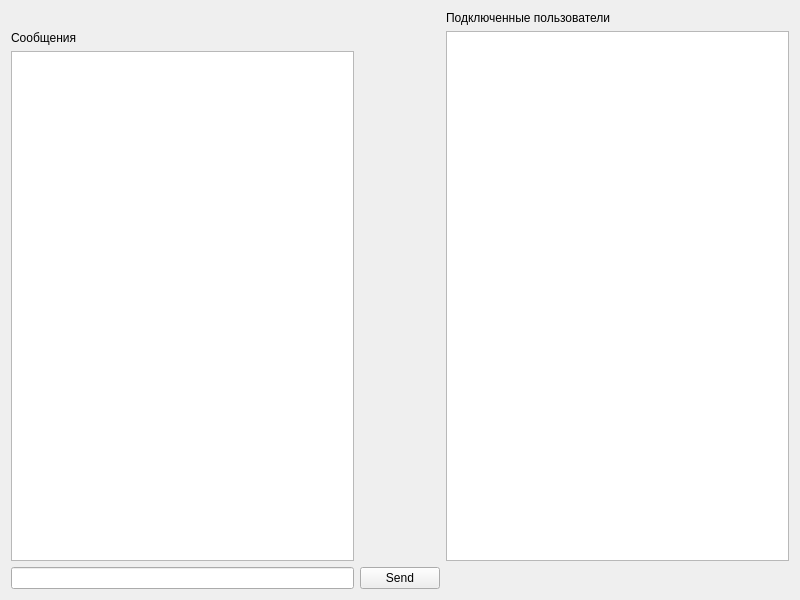
<?xml version="1.0" encoding="UTF-8"?>
<ui version="4.0">
 <class>Widget</class>
 <widget class="QWidget" name="Widget">
  <property name="geometry">
   <rect>
    <x>0</x>
    <y>0</y>
    <width>800</width>
    <height>600</height>
   </rect>
  </property>
  <property name="windowTitle">
   <string>Server</string>
  </property>
  <layout class="QGridLayout" name="gridLayout">
   <item row="0" column="2">
    <widget class="QLabel" name="label">
     <property name="text">
      <string>Подключенные пользователи</string>
     </property>
    </widget>
   </item>
   <item row="1" column="0">
    <widget class="QLabel" name="label_2">
     <property name="text">
      <string>Сообщения</string>
     </property>
    </widget>
   </item>
   <item row="2" column="0">
    <widget class="QTextEdit" name="textEdit">
     <property name="textInteractionFlags">
      <set>Qt::NoTextInteraction</set>
     </property>
    </widget>
   </item>
   <item row="3" column="0">
    <widget class="QLineEdit" name="lineEdit"/>
   </item>
   <item row="3" column="1">
    <widget class="QPushButton" name="sendButton">
     <property name="text">
      <string>Send</string>
     </property>
    </widget>
   </item>
   <item row="1" column="2" rowspan="2">
    <widget class="QListWidget" name="listWidget"/>
   </item>
   <item row="3" column="2">
    <widget class="QLabel" name="label_active_clients">
     <property name="text">
      <string/>
     </property>
    </widget>
   </item>
  </layout>
 </widget>
 <resources/>
 <connections/>
</ui>
